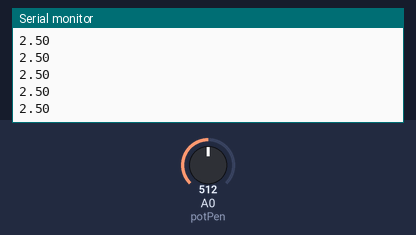
Bench run of a sketch on a simulated Arduino Uno, built with avr-gcc and run on an emulated ATmega328P. On the bench: the last lines printed to the serial monitor. The inputs (shaded band) are chosen by the test bench; at power-on: A0 (potPen) = 512.

Above: at 1.2 s.
1.3 s: A0 (potPen) set to 716
At 1.68 s:
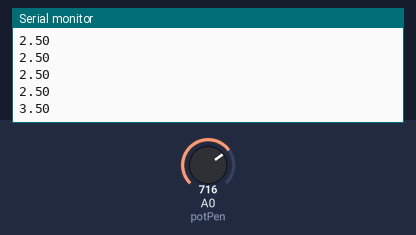
2.8 s: A0 (potPen) set to 900
At 2.94 s:
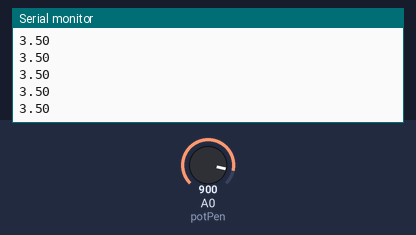
Timing chart, 0 to 5.8 s (numbered marks = the images above; inputs shaded):
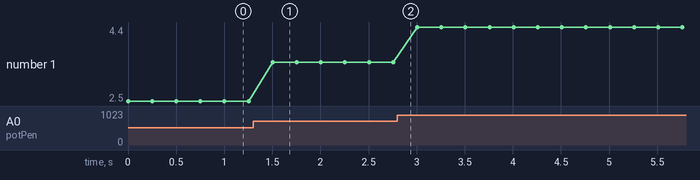

Measured:
- after the input at 1.3 s, the serial monitor: prints a new line after 0.20 s (image 1)
- plotted number 1: 2.5 → 3.5 after the input at 1.3 s, 3.5 → 4.4 after the input at 2.8 s

The sketch:

arduino_current_analog_reader_sketch.ino
```cpp
int potPen = A0;
int sensorValue;

void setup() {
  pinMode(potPen, INPUT);
  Serial.begin(9600);
}

void loop() {
  sensorValue = analogRead(potPen);
  Serial.println(toVoltage(sensorValue));
  delay(250);
}

double toVoltage(int value) {
  return value * (5.0 / 1023.0);
}
```
